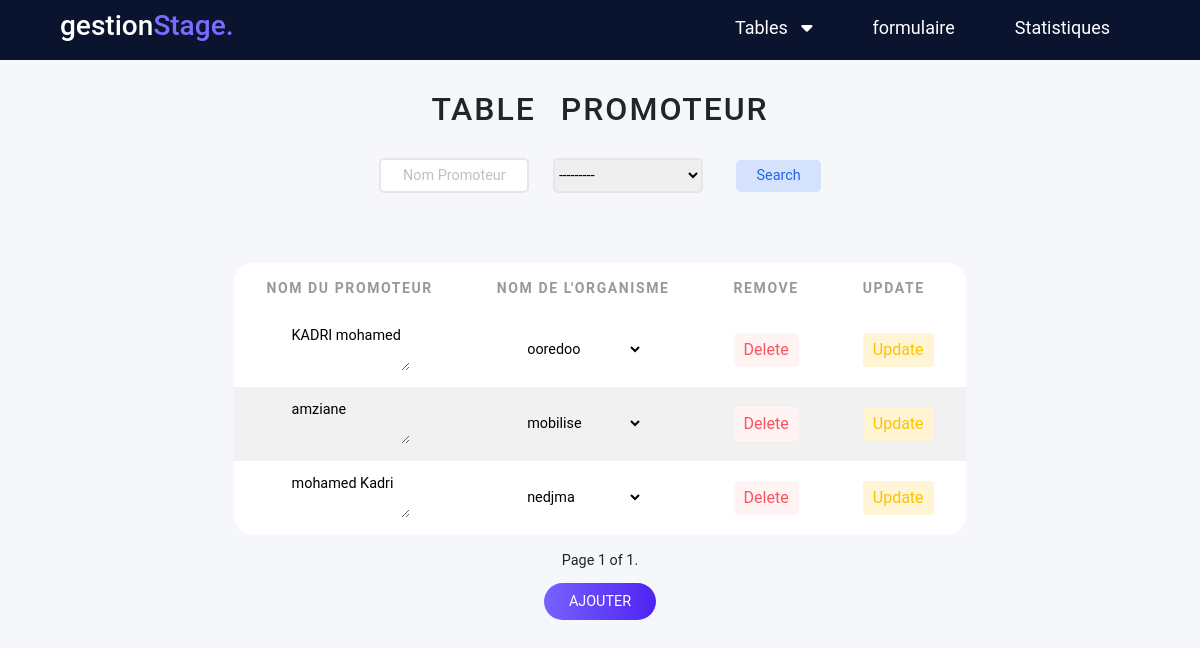
/promoteur/, run on an earlier commit of the app's database.
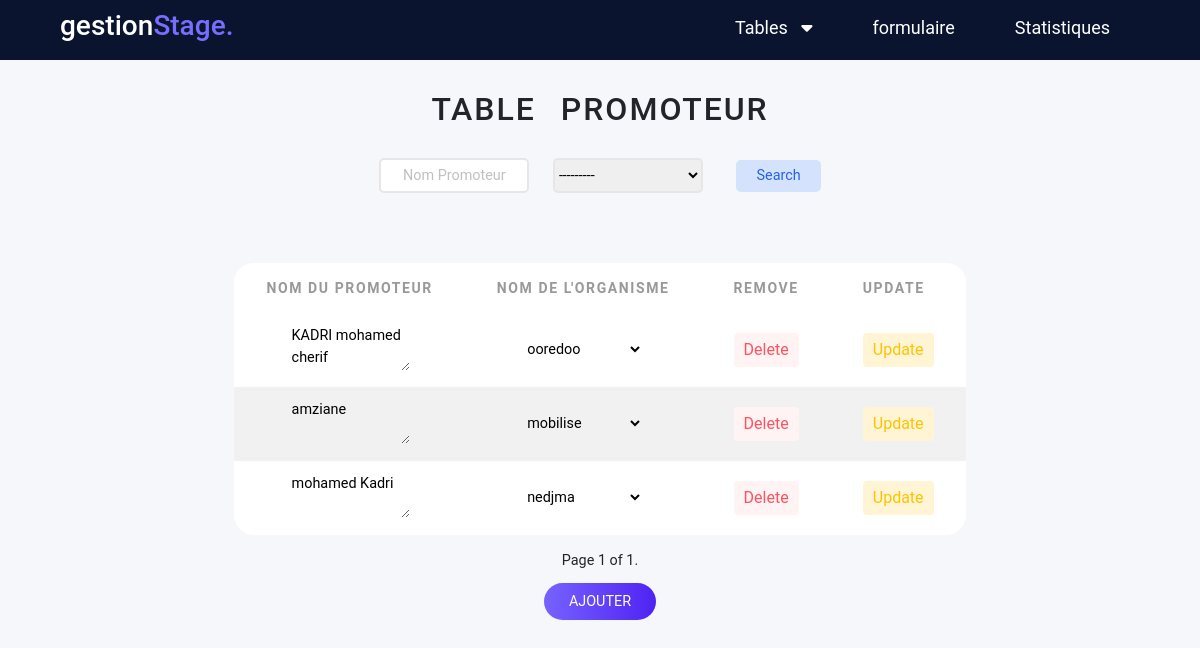
And on a later commit of the database.
### AppGestion/models.py (models this page shows, shortened)
class Promoteur (models.Model):
    NomPrenomPro=models.CharField(max_length=40)
    Organisme = models.ForeignKey("Organisme",on_delete=models.CASCADE)
    class Meta:
        ordering = ['NomPrenomPro']

class Organisme (models.Model):
    NomOrganisme= models.CharField(max_length=40,primary_key=True)
    typeOr=models.CharField(choices=TYPE_ORGANISME , max_length=30)
    def __str__(self):
        return self.NomOrganisme

### AppGestion/views.py (the view)
# urls.py: path('promoteur/',views.promoteur,name='promoteur'),
def promoteur(request):
    promoteurs=Promoteur.objects.all()
    organismes=Organisme.objects.all()
    pro =PromoteurFilter(request.GET, queryset=promoteurs)
    promoteurs=pro.qs
    paginator4= Paginator(promoteurs,5)
    page_number=request.GET.get('page')
    promoteurs=paginator4.get_page(page_number)
    if request.method=="POST":
        formPromoteur =PromoteurForm(data=request.POST)
        if formPromoteur.is_valid():
            formPromoteur.save()
            return redirect("promoteur")
    else:
        formPromoteur=PromoteurForm
    return render(request,'promoteur.html',{'promoteur':promoteurs,'organismes':organismes,'pro':pro,'formPromoteur':formPromoteur})

### AppGestion/templates/promoteur.html (shortened to what this page needs)
<!DOCTYPE html>
<html lang="en">
<head>
    <link href="https://cdn.jsdelivr.net/npm/bootstrap@5.1.3/dist/css/bootstrap.min.css" rel="stylesheet">
    <link rel="stylesheet" href="https://cdnjs.cloudflare.com/ajax/libs/font-awesome/6.0.0-beta3/css/all.min.css"
    />
    <link rel="stylesheet" href="/static/style.css">
</head>
<body>
    <div class="menu_bar">
        <h1 class="logo">gestion<span>Stage.</span></h1>
        <ul>
            <li ><a  href="" style="padding-left: 55px;">Tables &nbsp; <i class="fas fa-caret-down"></i></a>
            </li>
            <li><a href="{% url 'formulaireStage'%}">formulaire</a></li>
            <li><a href="{% url 'Statistiques'%}">Statistiques</a> </li>
        </ul>
    </div>
    <div class="contenue">
        <h2> table promoteur </h2>
        <form action="" methode="get">
            {{pro.form}}
            <button class="button" type="submit"> Search </button>
        </form>
        <table>
            <thead>
                <tr>
                    <th>Nom du promoteur </th>
                    <th>Nom de l'organisme </th>
                    <th>Remove</th>
                    <th>Update</th>
                </tr>
            </thead>
            {% for p in promoteur %}
            <tr>
                <form method="POST" action="/Update_Promoteur/{{p.id}}/">
                    <td><textarea class="table_input" name="NomPrenomPro">{{p.NomPrenomPro}}</textarea></td>
                    <td> <select class="table_input" name="Organisme" required id="id_Organisme">
              <option value="{{p.Organisme.NomOrganisme}}" selected>{{p.Organisme.NomOrganisme}}</option>
            </select></td>
                    <td> <a href="{% url 'delete_promoteur' p.id %}" class="btn delete"> Delete </a> </td>
                    <td> <input type="submit" value="Update" class="btn update"> </td>
                </form>
            </tr>
            {% endfor %}
        </table>
        <div class="pagination">
            <span class="step-links">
          <span class="current">
              Page {{ promoteur.number }} of {{ promoteur.paginator.num_pages }}.
          </span>
            </span>
        </div>
        <div class="wrapper s">
            <a href="#ajout-Promoteur">Ajouter</a>
        </div>
    </div>
</body>
</html>

What changed in the data, as far as the page shows it:
changed Promoteur "ooredoo": NomPrenomPro "KADRI mohamed" → "KADRI mohamed cherif"
